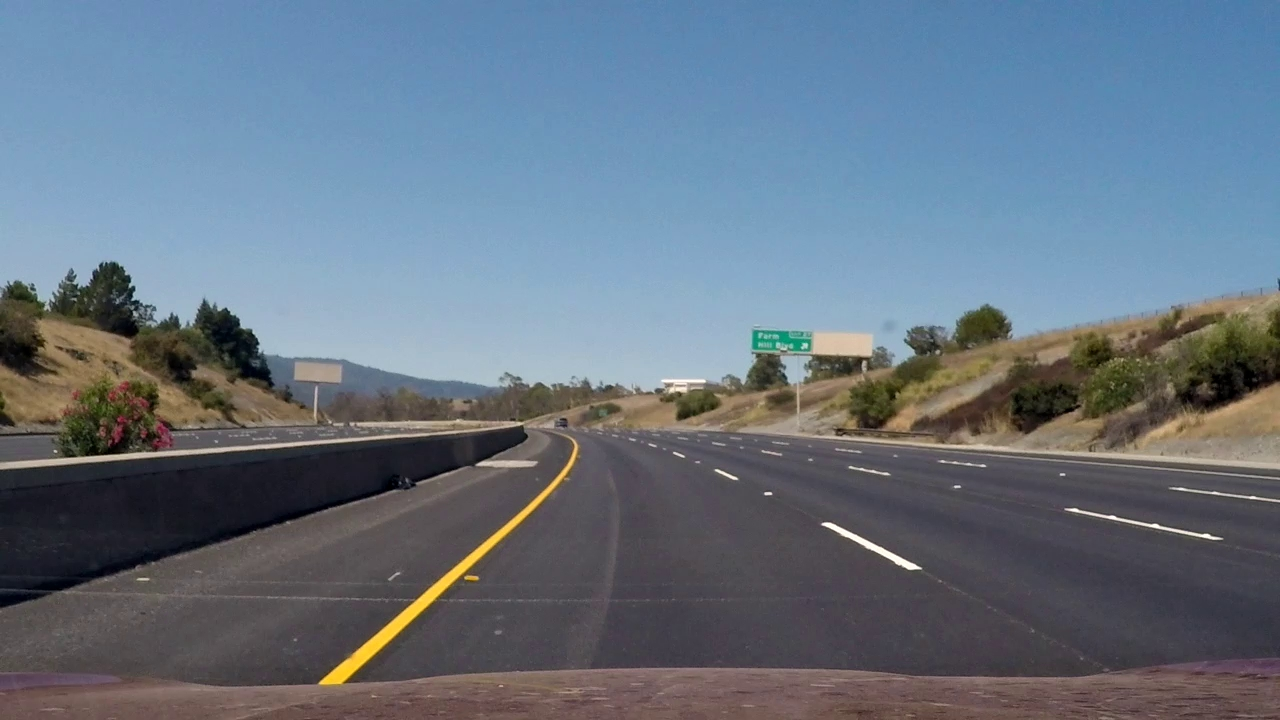
#> input picture code/lane_dectection/all_image/image/img0.jpg, 1280 x 720 px
$ python -i img_preprocess_dd.py   (imports and definitions only)   (older library calls are emulated)
#> lines starting #> are read from the running program, lines starting #| are printed output that depends on the picture
# 调库
import cv2
import numpy as np
from matplotlib import pyplot as plt

# 引用其他模块
import main

""" 这一部分是图像预处理的过程，包括灰度化，高斯滤波，高斯模糊，canny边缘提取 """


# 直方图均衡化
# [20 lines left out: functions histogram_equalization, grayscale, not called in this run]

# 灰度图转换 处理单张照片
def img_gray(img):
    img_gray = cv2.cvtColor(img, cv2.COLOR_RGB2GRAY)
    return img_gray

# 自定义的高斯滤波
# [60 lines left out: functions GaussianFilter, Gaussian_img_save, Canny_img_save, img_canny, not called in this run]

>>> import cv2
>>> picture = cv2.cvtColor(cv2.imread('../all_image/image/img0.jpg'), cv2.COLOR_BGR2RGB)
>>> result = histogram_equalization(picture)
#> in histogram_equalization, `(b, g, r) = cv2.split(img)`:
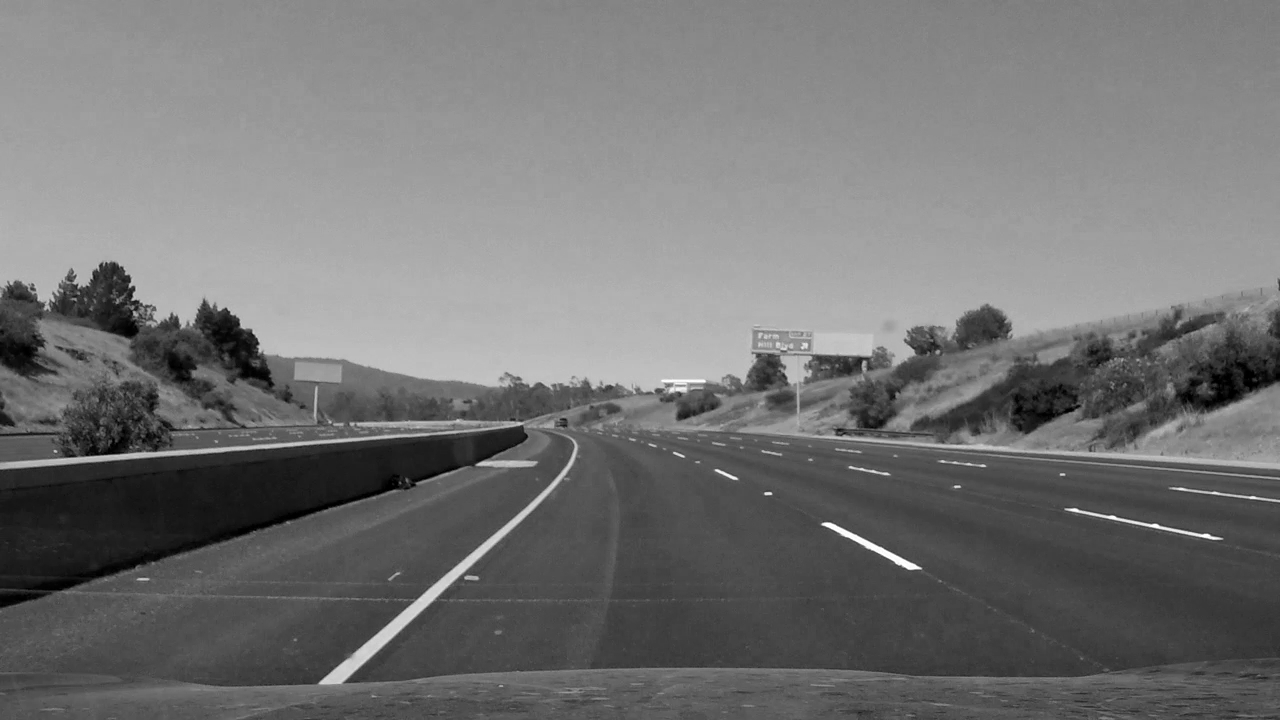
#> g: shape (720, 1280); min 0, max 255, mean 115.4
#> in histogram_equalization, `bH = cv2.equalizeHist(b)`:
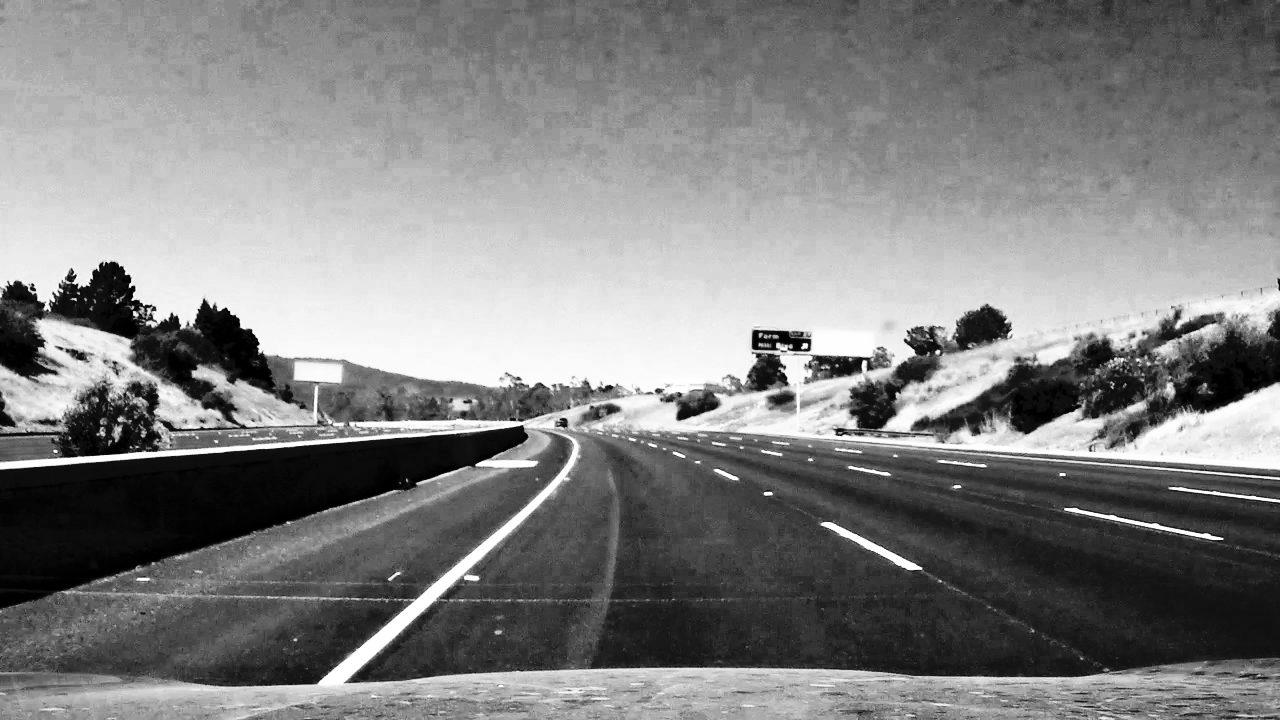
#> bH: shape (720, 1280); min 0, max 255, mean 128.5
#> in histogram_equalization, `rH = cv2.equalizeHist(r)`:
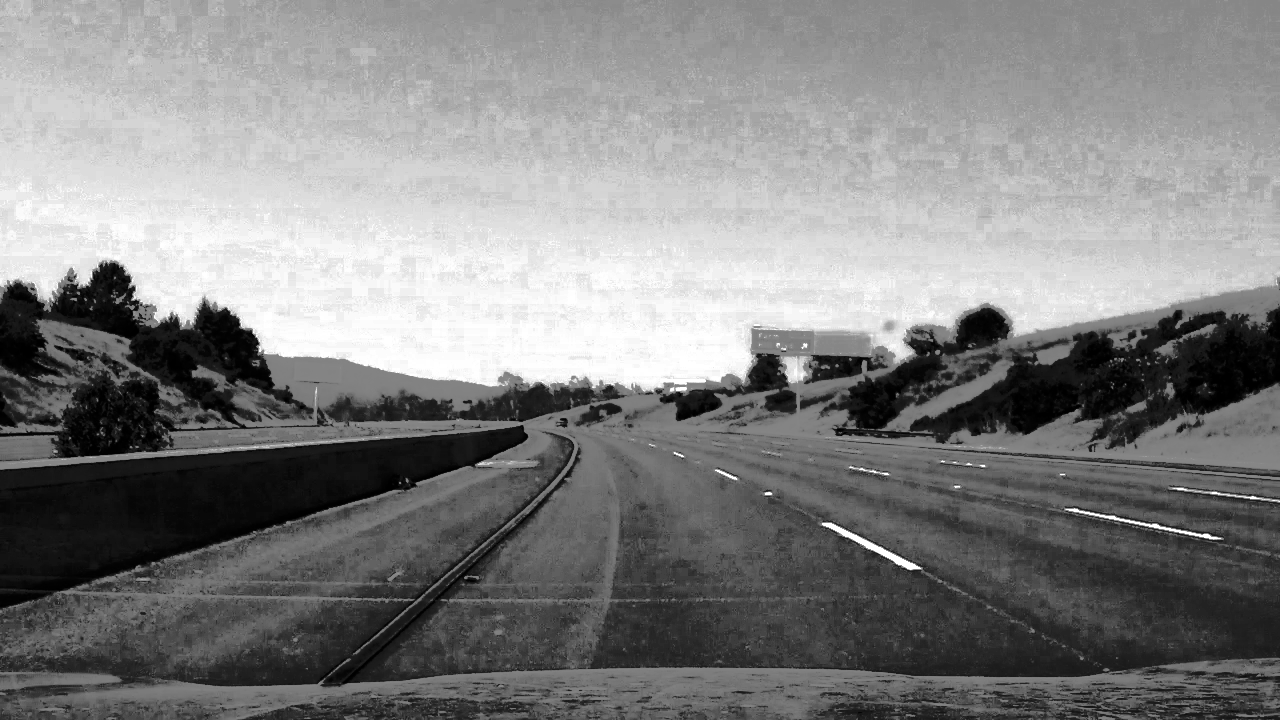
#> rH: shape (720, 1280); min 0, max 255, mean 129
#> in histogram_equalization, `result = cv2.merge((bH, gH, rH), )`:
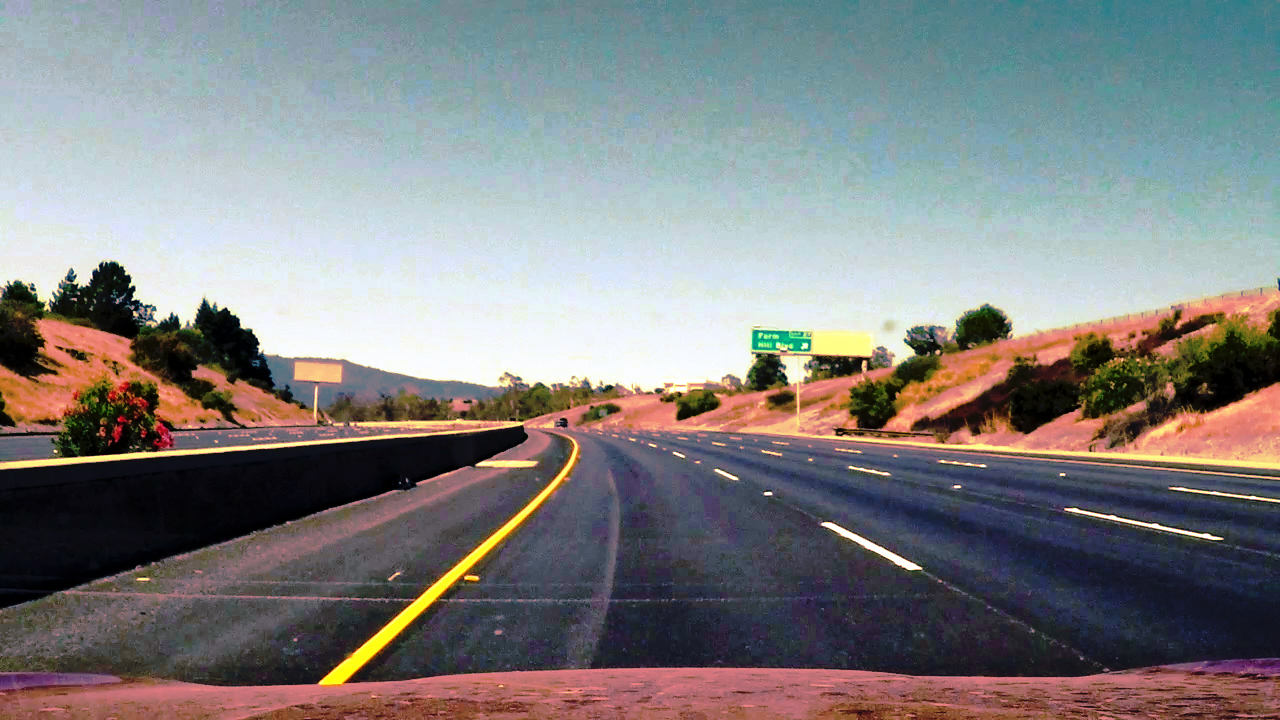
#> result: shape (720, 1280, 3); mean R, G, B 128.5, 128.5, 129
